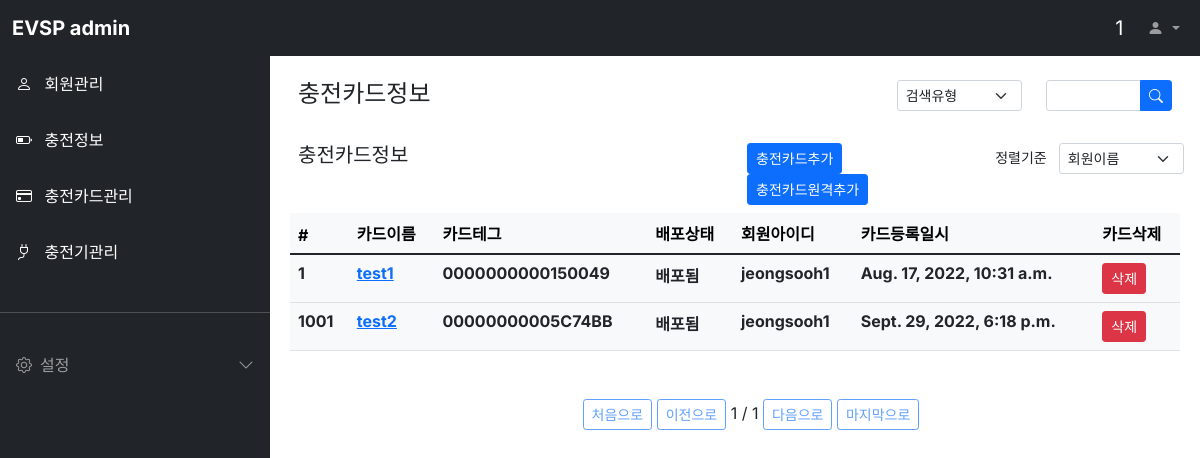
/cardinfo/ (signed in), run on the app's committed database.
### cardinfo/models.py (models this page shows)
class Cardinfo(models.Model):
  cardname = models.CharField(max_length=64, verbose_name='카드이름')
  cardtag = models.CharField(max_length=64, verbose_name='카드테그')
  cardstatus = models.CharField(max_length=64, verbose_name='배포상태')
  register_dttm = models.DateTimeField(auto_now_add=True, verbose_name='카드등록일시')
  userid = models.CharField(max_length=64, verbose_name='회원아이디')
  class Meta:
    db_table = 'evsp_cardinfo'
    verbose_name = '카드정보'
    verbose_name_plural = '카드정보'

### cardinfo/views.py (the view)
# urls.py: path('cardinfo/', CardinfoList.as_view()),
class CardinfoList(ListView):
  model = Cardinfo
  template_name='cardinfo.html'
  context_object_name = 'cardinfoList'
  paginate_by = 2
  queryset = Cardinfo.objects.all()
  def get_context_data(self, **kwargs):
    context = super().get_context_data(**kwargs)
    user_id = self.request.session['user']
    context['loginuser'] = user_id
    return context

### cardinfo/templates/cardinfo.html (shortened to what this page needs)
{% extends "base.html" %}
{% block contents %}
<div class="row mt-3 mx-3">
  <div class="col-md-8 fw-bold"><h4>충전카드정보</h4></div>
  <div class="col-md-2">
    <select class="form-select form-select-sm" aria-label="Default select example">
      <option selected>검색유형</option>
    </select>
  </div>
  <div class="col-md-2">
    <form>
      <div class="input-group input-group-sm">
        <input type="text" class="form-control" placeholder="" aria-label="Recipient's username" aria-describedby="button-addon2">
        <button class="btn btn-primary" type="button" id="button-addon2">
          <i class="bi bi-search"></i>
        </button>
      </div>
    </form>
  </div>
</div>
<div class="row mt-3 mx-3">
  <div class="col-md-6 fw-bold"><h5>충전카드정보</h5></div>
  <div class="col-md-3 justify-content-md-end">
    <button class="btn btn-primary btn-sm"
      onclick="location.href='/cardinfo/register/'">충전카드추가
    </button>
    <button class="btn btn-primary btn-sm"
      onclick="location.href='/cardinfo/registerremote'">충전카드원격추가
    </button>
  </div>
  <div class="col-md-3">
    <div class="row justify-content-end">
      <label class="col form-select-sm text-end">정렬기준</label>
      <select class="col form-select form-select-sm" aria-label="Default select example">
        <option selected>회원이름</option>
      </select>
    </div>
  </div>
</div>
<div class="row mt-2 mx-2">
  <div class="col-12">
    <table class="table table-light">
      <thead class="thead-light">
        <tr>
          <th scope="col">#</th>
          <th scope="col">카드이름</th>
          <th scope="col">카드테그</th>
          <th scope="col">배포상태</th>
          <th scope="col">회원아이디</th>
          <th scope="col">카드등록일시</th>
          <th scope="col">카드삭제</th>
        </tr>
      </thead>
      <tbody class="text-dark">
        {% for cardinfo in cardinfoList %}
        <tr>
          <th scope="row">{{ cardinfo.id }}</th>
          <th><a href="/cardinfo/{{ cardinfo.id }}">{{ cardinfo.cardname }}</a></th>
          <th>{{ cardinfo.cardtag }}</th>
          <th>{{ cardinfo.cardstatus }}</th>
          <th>{{ cardinfo.userid }}</th>
          <th>{{ cardinfo.register_dttm }}</th>
          <th><a class="btn btn-primary btn-sm btn-danger" id="cardinfo-{{ cardinfo.id }}"
            href="/cardinfo/{{ cardinfo.id }}/delete" target="_blank">삭제</a></th>
        </tr>
        {% endfor %}
      </tbody>
    </table>
    <div class="pagination justify-content-center mt-5">
      <ul class="step-links">
        {% if page_obj.has_previous %}
        <a class="btn btn-sm btn-outline-primary" href="?page=1">처음으로</a>
        <a class="btn btn-sm btn-outline-primary" href="?page={{ page_obj.previous_page_number }}">이전으로</a>
        {% else %}
        <a class="btn btn-sm btn-outline-primary disabled" href="#">처음으로</a>
        <a class="btn btn-sm btn-outline-primary disabled" href="#">이전으로</a>
        {% endif %}
      <span class="current">
        {{ page_obj.number }} / {{ page_obj.paginator.num_pages }}
      </span>
        {% if page_obj.has_next %}
        <a class="btn btn-sm btn-outline-primary" href="?page={{ page_obj.next_page_number }}">다음으로</a>
        <a class="btn btn-sm btn-outline-primary" href="?page={{ page_obj.paginator.num_pages }}">마지막으로</a>
        {% else %}
        <a class="btn btn-sm btn-outline-primary disabled" href="#">다음으로</a>
        <a class="btn btn-sm btn-outline-primary disabled" href="#">마지막으로</a>
        {% endif %}
      </ul>
    </div>
  </div>
</div>
{% endblock %}

### static/style.css (style rules this page uses)
body, button { font-family: "Inter", sans-serif; }
:root { --offcanvas-width: 270px; --topNavbarHeight: 56px; }
@media (min-width: 992px) { body { overflow: auto !important; } }

### data on the page
Cardinfo: id "1", cardname "test1", cardtag "0000000000150049", cardstatus "배포됨", userid "jeongsooh1", register_dttm "Aug. 17, 2022, 10:31 a.m."
Cardinfo: id "1001", cardname "test2", cardtag "00000000005C74BB", cardstatus "배포됨", userid "jeongsooh1", register_dttm "Sept. 29, 2022, 6:18 p.m."

### other printed values
{{ loginuser }} "1"
{{ page_obj.number }} "1"
{{ page_obj.paginator.num_pages }} "1"
